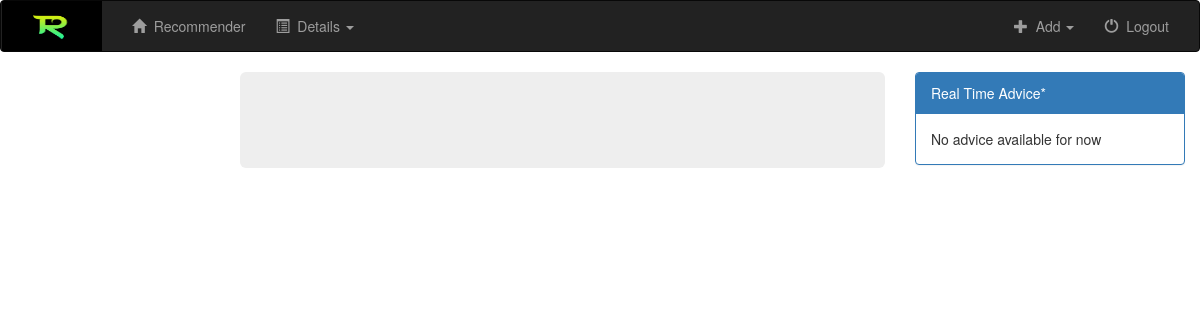
The app's page /recsystem/studyrec/, older data.
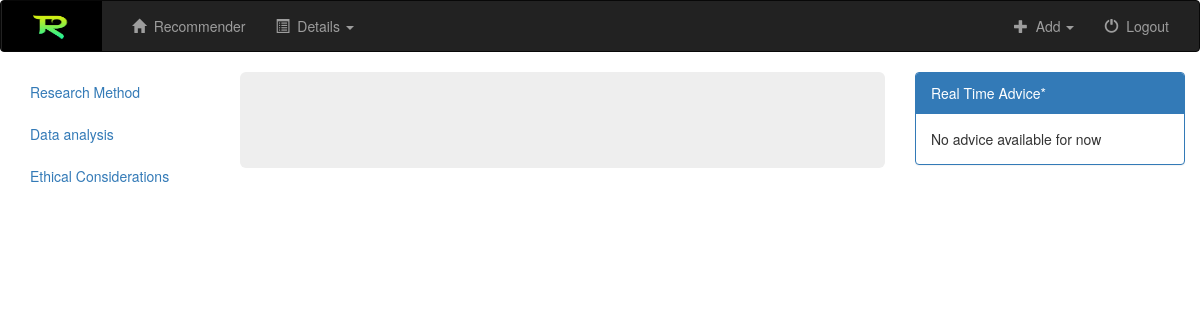
The same page, newer data.
### recsystem/models.py (models this page shows, shortened)
class Question(models.Model):
    question_title = models.CharField(max_length = 250)
    question_text = models.TextField(max_length = 3000)
    description = models.TextField(max_length = 3000)
    options_type = models.CharField(max_length = 250)
    followUp = models.BooleanField(default=False)
    max = models.CharField(max_length = 250, null=True)
    min = models.CharField(max_length = 250, null=True)
    step = models.CharField(max_length = 250, null=True)

### recsystem/views.py (the view)
def studyrec(request):
    try:
        questions = Question.objects.filter(id__in=[175,179,190])
        context = {'questions': questions}
        return render(request, 'recsystem/recommender.html', context)
    except Question.DoesNotExist :
        raise ObjectDoesNotExist

### recsystem/templates/recsystem/recommender.html (shortened to what this page needs)
{% extends 'recsystem/default.html' %} {% block body %}
<div class="container-fluid" id="main-div">
  <div class="row">
    <div class="col-md-9 left-column">
      <div class="row">
        <div role="tabpanel">
          <div class="col-md-3">
            <ul class="nav nav-pills brand-pills nav-stacked" role="tablist" id="questionTabs">
              {% for question in questions %}
              <li role="presentation" class="brand-nav"><a href="#tab{{ forloop.counter }}" aria-controls="tab{{ forloop.counter }}" role="tab" data-toggle="tab">{{ question.question_title }}</a></li>
              {% endfor %}
            </ul>
          </div>
          <div class="col-md-9">
            <div class="jumbotron">
            </div>
          </div>
        </div>
      </div>
    </div>
      <div class="col-md-3 real-time-advice-div">
        <div class="panel panel-primary">
          <div class="panel-heading">Real Time Advice*</div>
          <div class="panel-body" id="advice">No advice available for now</div>
        </div>
      </div>
  </div>
</div>
{% endblock %}

Row changes from the older to the newer data that the page shows:
added Question: question_title "Research Method"
added Question: question_title "Data analysis"
added Question: question_title "Ethical Considerations"
